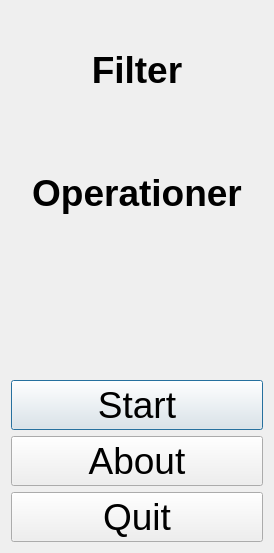
<?xml version="1.0" encoding="UTF-8"?>
<ui version="4.0">
 <class>QtFilterOperationerMenuDialog</class>
 <widget class="QDialog" name="QtFilterOperationerMenuDialog">
  <property name="geometry">
   <rect>
    <x>0</x>
    <y>0</y>
    <width>274</width>
    <height>553</height>
   </rect>
  </property>
  <property name="font">
   <font>
    <pointsize>28</pointsize>
   </font>
  </property>
  <property name="windowTitle">
   <string>FilterOperationer</string>
  </property>
  <layout class="QVBoxLayout" name="verticalLayout">
   <item>
    <widget class="QLabel" name="label_title">
     <property name="font">
      <font>
       <pointsize>28</pointsize>
       <weight>75</weight>
       <bold>true</bold>
      </font>
     </property>
     <property name="text">
      <string>Filter</string>
     </property>
     <property name="alignment">
      <set>Qt::AlignCenter</set>
     </property>
    </widget>
   </item>
   <item>
    <widget class="QLabel" name="label_title_2">
     <property name="font">
      <font>
       <pointsize>28</pointsize>
       <weight>75</weight>
       <bold>true</bold>
      </font>
     </property>
     <property name="text">
      <string>Operationer</string>
     </property>
     <property name="alignment">
      <set>Qt::AlignCenter</set>
     </property>
    </widget>
   </item>
   <item>
    <widget class="QLabel" name="label">
     <property name="text">
      <string/>
     </property>
     <property name="pixmap">
      <pixmap resource="FilterOperationer.qrc">:/filteroperationer/images/FilterOperationerTest.png</pixmap>
     </property>
     <property name="alignment">
      <set>Qt::AlignCenter</set>
     </property>
    </widget>
   </item>
   <item>
    <widget class="QPushButton" name="button_start">
     <property name="text">
      <string>Start</string>
     </property>
    </widget>
   </item>
   <item>
    <widget class="QPushButton" name="button_about">
     <property name="text">
      <string>About</string>
     </property>
    </widget>
   </item>
   <item>
    <widget class="QPushButton" name="button_quit">
     <property name="text">
      <string>Quit</string>
     </property>
    </widget>
   </item>
  </layout>
 </widget>
 <layoutdefault spacing="6" margin="11"/>
 <resources>
  <include location="FilterOperationer.qrc"/>
 </resources>
 <connections/>
</ui>
